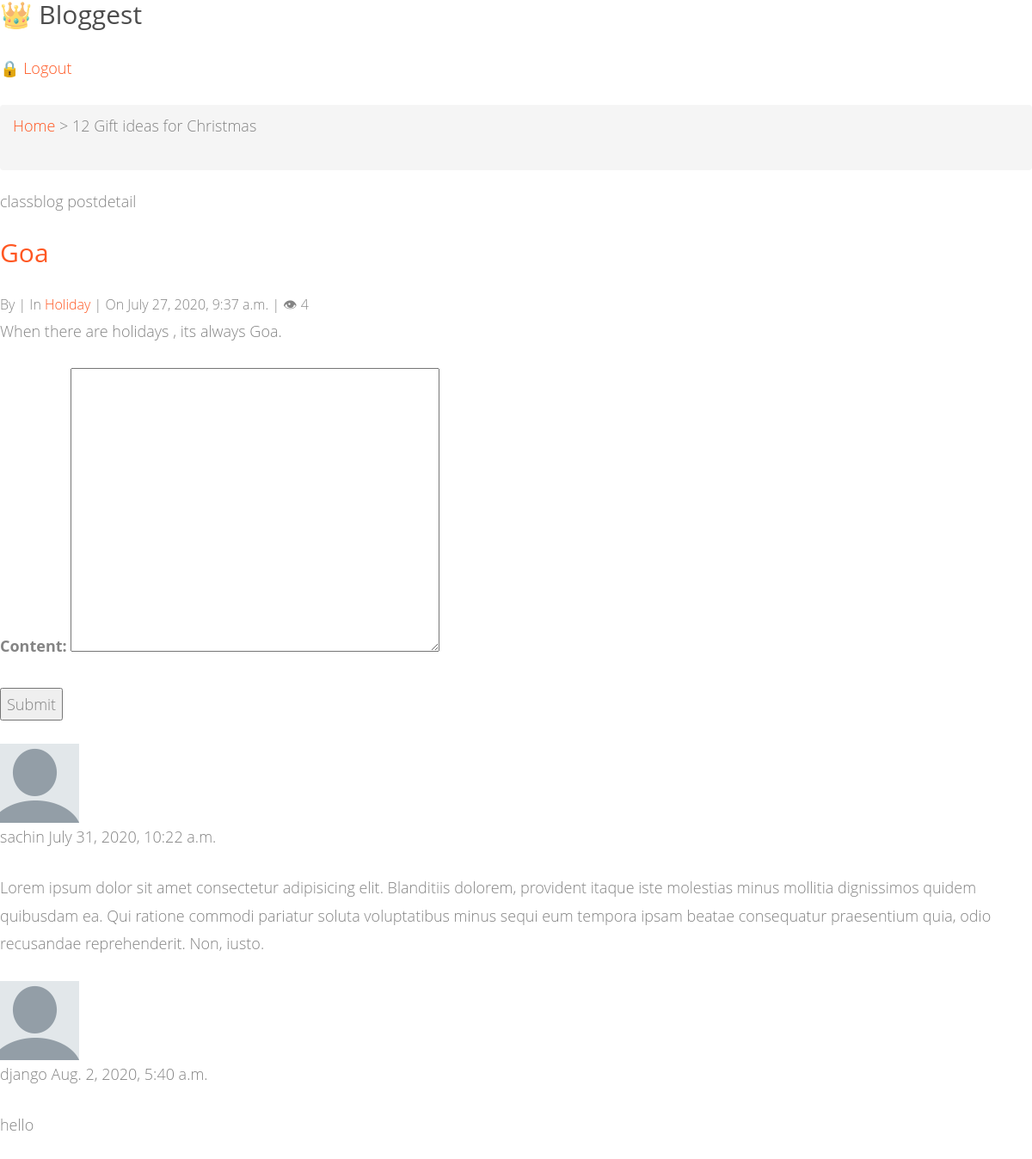
The page /blog/post/1/ (signed in) on the database its author committed.
### blog/models.py (models this page shows, shortened)
class Post(models.Model):
    title = models.CharField(max_length=200)
    content = models.TextField()
    pub_date = models.DateTimeField(auto_now_add=True)
    view_count = models.PositiveIntegerField(default=0)
    author = models.ForeignKey(User,on_delete=models.CASCADE)
    category = models.ForeignKey(Category,on_delete=models.CASCADE)
    def __str__(self):
        return self.title

class Category(models.Model):
    name = models.CharField(max_length=100, unique=True)
    creator = models.ForeignKey(User,on_delete=models.CASCADE)
    class Meta:
        verbose_name_plural = "Categories"
    def __str__(self):
        return self.name

class Comment(models.Model):
    content = models.TextField()
    by = models.ForeignKey(User,on_delete=models.CASCADE)
    post = models.ForeignKey(Post,on_delete=models.CASCADE)
    created_on = models.DateTimeField(auto_now_add=True)

### ClassBasedblog/views.py (the view, shortened to what this page needs)
# urls.py: path('post/<int:pk>/',views.PostDetail.as_view() ,name='postDetails'),
@method_decorator(login_required,name='dispatch')
class PostDetail(View):
    def get(self, request, *args, **kwargs):
        view = PostDisplay.as_view()
        return view(request, *args, **kwargs)

### ClassBasedblog/views.py (called while the page is built)
    def get(self, request, *args, **kwargs):
        self.object = self.get_object()
        print('Myobject:  ',self.object)
        self.object.view_count += 1
        self.object.save()
        post = self.get_context_data(object = self.object)
        return render(request, 'classblog/post_detail.html',post)

    def get_context_data(self, **kwargs):
        context = super(PostDisplay,self).get_context_data(**kwargs)
        context['comments'] = Comment.objects.filter(post=self.get_object())
        context['form'] = CommentForm
        print('mycontextName detailview :',context)
        return context

### templates/classblog/post_detail.html (shortened to what this page needs)
{% extends 'classblog/base.html' %}
{% load static %}
{% block breadcrumb %}{{ block.super }} > 12 Gift ideas for Christmas{% endblock %}
{% block content %}
<p>classblog postdetail</p>
<div class="blog-item">
    <h2><a href="#">{{post.title}}</a></h2>
    <div class="info">
        By <span><a href="#">{{post.auther}}</a></span> | In <span><a href="#">{{post.category}}</a></span> | On <span>{{post.pub_date}}</span> | &#x1f441 <span>{{post.view_count}}</span>
    </div>
    <p>
        {{post.content}}
    </p>
</div>
    <div class="form">
        <form  method="POST" novalidate>
            {{form.as_p}}
            {% if user.is_authenticated %}
            <p><input type="submit" value="Submit"></p>
            {% else %}
            <p>User not logged in, please <a href="{% url 'login' %}">Login</a></p>
            {% endif %}
        </form>
    </div>
    <div class="comments-list">
        {% for cmt in comments %}
        <div class="comment">
            <img src="{% static 'images/avatar.png' %}" alt="avatar">
            <div class="info">
                <p>{{cmt.by}}<span> {{cmt.created_on}}</span></p>
                <p>{{cmt.content}}</p>
            </div>
        </div>
        {% empty %}
    <div>
        <h3>There are no comments yet</h3>
    </div>
    {% endfor %}
    </div>
{% endblock %}

### templates/classblog/base.html (shortened to what this page needs)
{% load static %}<!DOCTYPE html>
<html lang="en">
<head>
    <link rel="stylesheet" href="{% static 'css/reset.css' %}">
    <link rel="stylesheet" href="{% static 'css/style.css' %}">
</head>
<body>
    <nav>
        <h2>&#x1f451 Bloggest</h2>
        {% if user.is_authenticated %}
            <p><a href="{% url 'logout' %}">&#128274 Logout</a></p>
        {% else %}
            <p><a href="{% url 'login' %}">&#128275 Login</a></p>
        {% endif %}
    </nav>
    <section class="content-wrapper">
        <div class="breadcrumb">
            <p>{% block breadcrumb %}<a href="{% url 'homeA' %}">Home</a>{% endblock %}</p>
        </div>
        {% block content %}
        {% endblock %}
    </section>
</body>
</html>

### rows shown on the page
Post: title "Goa", category "Holiday", pub_date "July 27, 2020, 9:37 a.m.", view_count "4", content "When there are holidays , its always Goa."
Comment: by "sachin", created_on "July 31, 2020, 10:22 a.m.", content "Lorem ipsum dolor sit amet consectetur adipisicing elit. Blanditiis dolorem, provident itaque iste molestias minus mollitia dignissimos quidem quibusdam ea. Qui ratione commodi pariatur soluta voluptatibus minus sequi eum tempora ipsam beatae consequatur praesentium quia, odio recusandae reprehenderit. Non, iusto."
Comment: by "django", created_on "Aug. 2, 2020, 5:40 a.m.", content "hello"
